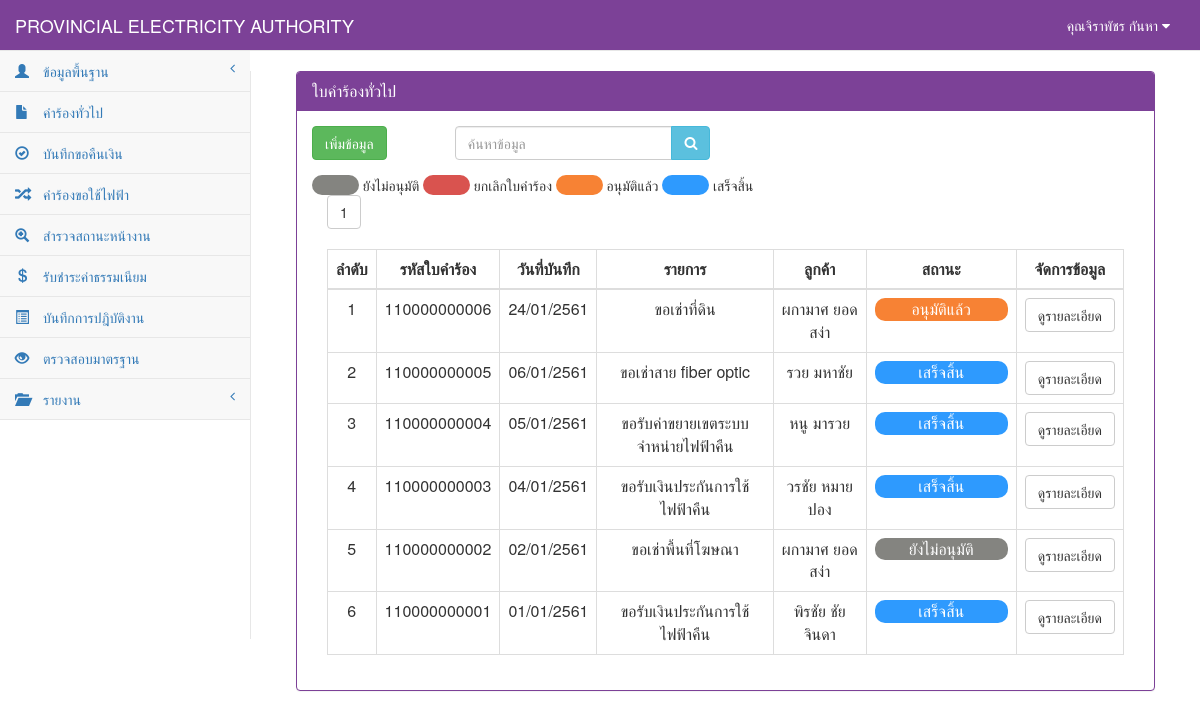
/RequestGeneral_show.php (signed in), run on the app's committed database.
### tables this page shows
CREATE TABLE `tb_user` (
  `user_id` char(13) NOT NULL,
  `user_code` char(13) NOT NULL,
  `user_first` int(1) NOT NULL,
  `user_name` varchar(50) NOT NULL,
  `user_last` varchar(50) NOT NULL,
  `user_add` text NOT NULL,
  `user_tel` char(10) NOT NULL,
  `user_pos` int(1) NOT NULL,
  `user_pass` varchar(12) NOT NULL,
  PRIMARY KEY  (`user_id`)
);

CREATE TABLE `tb_general` (
  `rg_id` char(12) NOT NULL,
  `rg_date` date NOT NULL,
  `rg_branch` varchar(50) NOT NULL,
  `user_id` char(13) NOT NULL,
  `cus_id` char(13) NOT NULL,
  `rg_place_type` int(1) NOT NULL,
  `rg_place_other` varchar(50) NOT NULL,
  `rg_place_name` varchar(50) NOT NULL,
  `rg_place_homeid` varchar(20) NOT NULL,
  `rg_place_number` varchar(20) NOT NULL,
  `rg_place_village` varchar(20) NOT NULL,
  `rg_place_room` varchar(10) NOT NULL,
  `rg_place_floor` varchar(5) NOT NULL,
  `rg_place_alley` varchar(50) NOT NULL,
  `rg_place_alleyway` varchar(50) NOT NULL,
  `rg_place_road` varchar(50) NOT NULL,
  `rg_place_villno` varchar(2) NOT NULL,
  `rg_place_district` varchar(30) NOT NULL,
  `rg_place_canton` varchar(30) NOT NULL,
  `rg_place_province` varchar(30) NOT NULL,
  `rg_place_post` varchar(10) NOT NULL,
  `rg_place_tel` char(10) NOT NULL,
  `rg_place_fax` char(10) NOT NULL,
  `rg_place_email` varchar(30) NOT NULL,
  `rg_place_service` varchar(10) NOT NULL,
  `rg_contact_place` varchar(100) NOT NULL,
  `rg_contact_homeid` varchar(20) NOT NULL,
  `rg_contact_number` varchar(20) NOT NULL,
  `rg_contact_village` varchar(20) NOT NULL,
  `rg_contact_room` varchar(10) NOT NULL,
  `rg_contact_floor` varchar(5) NOT NULL,
  `rg_contact_alley` varchar(50) NOT NULL,
  `rg_contact_alleyway` varchar(50) NOT NULL,
  `rg_contact_road` varchar(50) NOT NULL,
  `rg_contact_villno` varchar(2) NOT NULL,
  `rg_contact_district` varchar(30) NOT NULL,
  `rg_contact_canton` varchar(30) NOT NULL,
  `rg_contact_province` varchar(30) NOT NULL,
  `rg_contact_post` varchar(10) NOT NULL,
  `rg_contact_tel` char(10) NOT NULL,
  `rg_contact_fax` char(10) NOT NULL,
  `rg_contact_email` varchar(30) NOT NULL,
  `rg_want_type` int(2) NOT NULL,
  `rg_want_other` varchar(100) NOT NULL,
  `rg_detail` varchar(100) NOT NULL,
  `rg_money` int(5) NOT NULL,
  `rg_status` int(1) NOT NULL,
  PRIMARY KEY  (`rg_id`)
);

CREATE TABLE `tb_customer` (
  `cus_id` char(13) NOT NULL,
  `cus_first` int(2) NOT NULL,
  `cus_name` varchar(50) NOT NULL,
  `cus_type` varchar(30) NOT NULL,
  `cus_code` char(9) NOT NULL,
  `cus_tax` char(13) NOT NULL,
  `cus_homeid` varchar(20) NOT NULL,
  `cus_number` varchar(20) NOT NULL,
  `cus_village` varchar(20) NOT NULL,
  `cus_room` varchar(10) NOT NULL,
  `cus_floor` varchar(5) NOT NULL,
  `cus_alley` varchar(50) NOT NULL,
  `cus_alleyway` varchar(50) NOT NULL,
  `cus_road` varchar(50) NOT NULL,
  `cus_vilno` varchar(2) NOT NULL,
  `cus_district` varchar(30) NOT NULL,
  `cus_canton` varchar(30) NOT NULL,
  `cus_province` varchar(30) NOT NULL,
  `cus_post` varchar(10) NOT NULL,
  `cus_tel` char(10) NOT NULL,
  `cus_fax` char(10) NOT NULL,
  `cus_email` varchar(30) NOT NULL,
  PRIMARY KEY  (`cus_id`)
);

### connect_db.php (called while the page is built, shortened)
<?php
$dbname="pea";
$limit=10;
?>

### RequestGeneral_show.php (the view, shortened to what this page needs)
<?php
include "connect_db.php";
function Dateim($mydate){
    $d=split("-",$mydate);
    $mydate=$d[2]."/".$d[1]."/".($d[0]+543);
    return "$mydate";
}
?>
<!DOCTYPE html>
<html>
<head>
    <link href="vendor/bootstrap/css/bootstrap.css" rel="stylesheet">
    <link href="vendor/metisMenu/metisMenu.css" rel="stylesheet">
    <link href="dist/css/sb-admin-2.css" rel="stylesheet">
    <link href="vendor/font-awesome/css/font-awesome.css" rel="stylesheet" type="text/css">
</head>
<body>
<?php include "header.php";?>
<?php
    include"sidebar.php";
?>
    <div id="page-wrapper">
        <div class="col-sm-12 ">
            <div class="panel panel-primary">
                <div class="panel-heading">
                    <h2 class="panel-title">ใบคำร้องทั่วไป</h2>
                </div>
            <div class="panel-body">
                <div class="row">
                    <div class="col-sm-2">
                        <a href="RequestGeneral.php"><input type="button" value="เพิ่มข้อมูล" class="btn  btn-success"></a>
                    </div>
                    <div class="col-sm-4">
                        <form name="frmSearch" method="POST">
                            <div class="form-group input-group">
                                <input type="search" name="search" class="form-control" placeholder="ค้นหาข้อมูล">
                                <span class="input-group-btn">
                                    <button class="btn btn-info" type="submit" style="height:34px;"><i class="fa fa-search"></i></button>
                                </span>
                            </div>
                        </form>
                    </div>
                </div>
                <div class="row">
                    <div class="col-md-12">
                        <span style="background-color: #848480; border-radius:10px;">&nbsp;&nbsp;&nbsp;&nbsp;&nbsp;&nbsp;&nbsp;&nbsp;&nbsp;&nbsp;&nbsp;&nbsp;</span>
                        <span>ยังไม่อนุมัติ</span>
                        <span style="background-color: #d9534f; border-radius:10px;">&nbsp;&nbsp;&nbsp;&nbsp;&nbsp;&nbsp;&nbsp;&nbsp;&nbsp;&nbsp;&nbsp;&nbsp;</span>
                        <span>ยกเลิกใบคำร้อง</span>
                        <span style="background-color: #F78234; border-radius:10px;">&nbsp;&nbsp;&nbsp;&nbsp;&nbsp;&nbsp;&nbsp;&nbsp;&nbsp;&nbsp;&nbsp;&nbsp;</span>
                        <span>อนุมัติแล้ว</span>
                        <span style="background-color: #2E9AFE; border-radius:10px;">&nbsp;&nbsp;&nbsp;&nbsp;&nbsp;&nbsp;&nbsp;&nbsp;&nbsp;&nbsp;&nbsp;&nbsp;</span>
                        <span>เสร็จสิ้น</span>
                    </div>
                </div>
            <div class="col-sm-12">
                <div class="table-responsive">
                    <?php
                        $sql_all_rows="select * from tb_general order by rg_id";
                        $result_all_rows=mysql_db_query($dbname,$sql_all_rows);
                        $rows=mysql_num_rows($result_all_rows);
                        $total_page=ceil($rows/$limit);
                        if($_GET[start]==""){ $start="1"; }else{ $start=$_GET[start]; }
                    ?>
                    <?php
                    for($i=1;$i<=$total_page;$i++){
                            if($start==$i){
                                    echo "<a href='RequestGeneral_show.php?start=".$i."&limit=".$limit."'><button class='btn btn-default '>".$i."</button></a>&nbsp;";
                            }else{
                                    echo "<a href='RequestGeneral_show.php?start=".$i."&limit=".$limit."' c><button class='btn btn-default active'>".$i."</button></a>&nbsp;";
                            }
                    }
                    ?> <br><br>
                    <table width="100%" class="table table-bordered table-hover">
                        <thead>
                            <tr>
                                <th class=" text-center" >ลำดับ</th>
                                <th class=" text-center" >รหัสใบคำร้อง</th>
                                <th class=" text-center" >วันที่บันทึก</th>
                                <th class=" text-center" >รายการ</th>
                                <th class=" text-center" >ลูกค้า</th>
                                <th class=" text-center" style="min-width: 150"  >สถานะ</th>
                                <th class=" text-center">จัดการข้อมูล</th>
                            </tr>
                        </thead>
                            <tbody>
                            <?php
                                if($_GET[start]=="" || $_GET[start]=="1"){
                                        $page="0";
                                }else{
                                        $page=($_GET[start]-1)*$limit;
                                }
                                $sql="select * from tb_general where rg_id like '%".$_POST[search]."%' order by rg_id desc limit $page,$limit ";
                                $result=mysql_db_query($dbname,$sql);
                                    if(mysql_num_rows($result)>0){
                                        while($array=mysql_fetch_array($result)){
                                            $page++;
                                            $sqlcus="select * from tb_customer where cus_id='".$array[cus_id]."'";
                                            $resultcus=mysql_db_query($dbname,$sqlcus);
                                            $arraycus=mysql_fetch_array($resultcus);
                                            if($array[rg_want_type]==0){
                                                $want="ขอรับเงินประกันการใช้ไฟฟ้าคืน";
                                            }elseif($array[rg_want_type]==1){
                                                $want="ขอรับเงินประกันคาปาซิเตอร์คืน";
                                            }elseif($array[rg_want_type]==2){
                                                $want="ขอรับเงินประกันหม้อแปลงไฟฟ้าคืน";
                                            }elseif($array[rg_want_type]==3){
                                                $want="ขอรับค่าขยายเขตระบบจำหน่ายไฟฟ้าคืน";
                                            }elseif($array[rg_want_type]==4){
                                                $want="ขอใช้บริการพิมพ์โฆษณาหลังใบแจ้งหนี้";
                                            }elseif($array[rg_want_type]==5){
                                                $want="ขอชำระเงินค่าไฟฟ้าโดยหักจากบัญชีเงินฝากธนาคาร";
                                            }elseif($array[rg_want_type]==6){
                                                $want="ขอเช่าพื้นที่โฆษณา";
                                            }elseif($array[rg_want_type]==7){
                                                $want="ขอเช่าพาดสายโทรนาคม";
                                            }elseif($array[rg_want_type]==8){
                                                $want="ขอเช่าสาย fiber optic";
                                            }elseif($array[rg_want_type]==9){
                                                $want="ขอเช่าที่ดิน";
                                            }elseif($array[rg_want_type]==10){
                                                $want="ขอซื้อที่ดิน";
                                            }elseif($array[rg_want_type]==11){
                                                $want="ขอใช้ไฟฟ้าที่ กฟภ. สนับสนุน";
                                            }else{
                                               $want=$array[rg_want_other];
                                            }
                                            if($array[rg_status]==0){
                                                $status="#848480";
                                                $label="ยังไม่อนุมัติ";
                                            }elseif($array[rg_status]==1){
                                               $status="#F78234";
                                               $label="อนุมัติแล้ว";
                                            }elseif($array[rg_status]==2){
                                               $status="#d9534f";
                                              $label="ยกเลิกใบคำร้อง";
                                            }elseif($array[rg_status]==3){
                                              $status="#2E9AFE";
                                               $label="เสร็จสิ้น";
                                            }
                            ?>
                                    <tr>
                                        <td class="text-center"><?=$page?></td>
                                            <td class=" text-center"><?=$array[rg_id]?></td>
                                            <td class=" text-center"><?= Dateim($array[rg_date]);?></td>
                                            <td class=" text-center"><?=$want?></td>
                                            <td class="text-center"><?=$arraycus[cus_name]?></td>
                                            <td class="text-center"><div style="border-radius:10px; background-color: <?=$status?>; color: white;"><?=$label?></div></td>
                                            <td align="center">
                                                <div class="btn-group">
                                                    <a class="btn btn-default" href="RequestGeneral_detail.php?rg_id=<?=$array[rg_id]?>" >ดูรายละเอียด</a>
                                                </div>
                                            </td>
                                    </tr>
                                    <?php
                                        }
                                            }else{
                                    ?>
                                    <tr><td colspan="8" align="center">ไม่พบข้อมูล</td></tr>
                                    <?
                                            }
                                    ?>
                            </tbody>
                    </table>
                </div>
            </div>
        </div>
        </div>
    </div>
</div>
</body>
</html>

### header.php (shortened to what this page needs)
<?php
$sqluser="select *from tb_user where user_id='".$_SESSION[loginid]."'";
$reuser=mysql_db_query($dbname,$sqluser);
$user=mysql_fetch_array($reuser);
?>
<nav style="background-color:#7c4197;" class="navbar navbar-default navbar-static-top" role="navigation" style="margin-bottom: 0" >
            <div class="navbar-header" >
                <a class="navbar-brand" style="color: White" href="index.php">PROVINCIAL ELECTRICITY AUTHORITY</a>
            </div>
            <ul class="nav navbar-top-links navbar-right" >
                 <li class="dropdown">
                     <a style="color: White" class="dropdown-toggle" data-toggle="dropdown" href="#">
                        คุณ<?=$user[user_name]?> <?=$user[user_last]?>
                        <i class="fa fa-caret-down"></i>
                    </a>
                </li>
            </ul>

### data on the page
tb_user: user_name "จิราพัชร", user_last "กันหา"
tb_general: rg_id "110000000006", rg_date "24/01/2561", rg_want_type "ขอเช่าที่ดิน", cus.cus_name "ผกามาศ ยอดสง่า", rg_status "อนุมัติแล้ว"
tb_general: rg_id "110000000005", rg_date "06/01/2561", rg_want_type "ขอเช่าสาย fiber optic", cus.cus_name "รวย มหาชัย", rg_status "เสร็จสิ้น"
tb_general: rg_id "110000000004", rg_date "05/01/2561", rg_want_type "ขอรับค่าขยายเขตระบบจำหน่ายไฟฟ้าคืน", cus.cus_name "หนู มารวย", rg_status "เสร็จสิ้น"
tb_general: rg_id "110000000003", rg_date "04/01/2561", rg_want_type "ขอรับเงินประกันการใช้ไฟฟ้าคืน", cus.cus_name "วรชัย หมายปอง", rg_status "เสร็จสิ้น"
tb_general: rg_id "110000000002", rg_date "02/01/2561", rg_want_type "ขอเช่าพื้นที่โฆษณา", cus.cus_name "ผกามาศ ยอดสง่า", rg_status "ยังไม่อนุมัติ"
tb_general: rg_id "110000000001", rg_date "01/01/2561", rg_want_type "ขอรับเงินประกันการใช้ไฟฟ้าคืน", cus.cus_name "พิรชัย ชัยจินดา", rg_status "เสร็จสิ้น"
